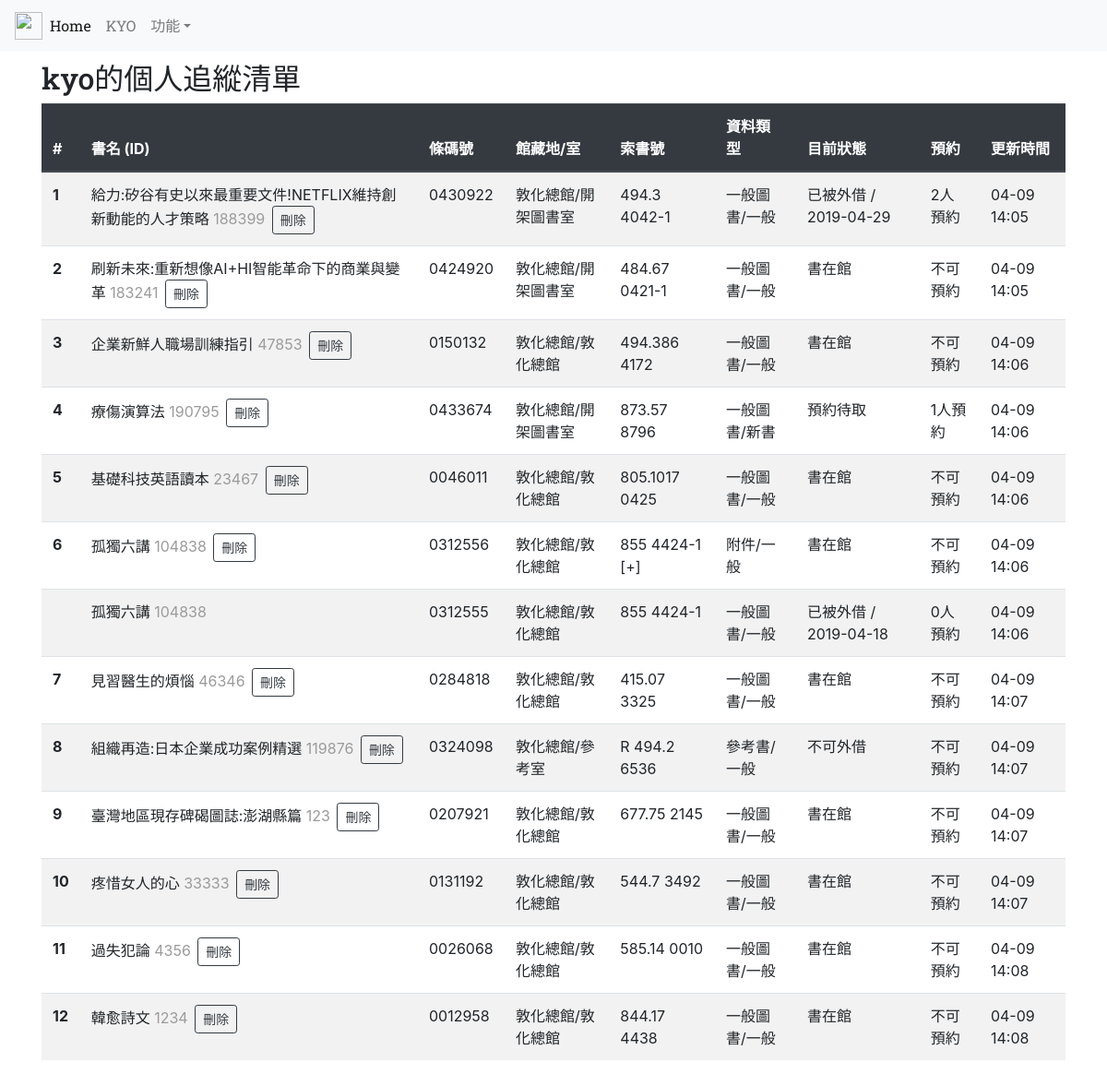
The page / (signed in) on the database its author committed.
### app/models.py (models this page shows, shortened)
class User(UserMixin, db.Model):
    __tablename__='users'
    id = db.Column(db.Integer,primary_key=True )
    username=db.Column(db.String(64),unique=True ,index=True)
    password=db.Column(db.String(128))
    email=db.Column(db.String(64),unique=True)
    join_time=db.Column(db.DateTime, default=datetime.utcnow)
    confirmed=db.Column(db.Boolean, default=False)
    books = db.relationship('Book', backref='this_user', lazy='dynamic')

class Book(UserMixin, db.Model):
    __tablename__='books'
    id = db.Column(db.Integer,primary_key=True, index=True)
    book_name= db.Column(db.String(128))
    book_id= db.Column(db.String(32))
    copy= db.Column(db.String(32))
    barcode_id= db.Column(db.String(32))
    location= db.Column(db.String(64))
    call_number= db.Column(db.String(32))
    data_type= db.Column(db.String(64))
    status= db.Column(db.String(64))
    reservation= db.Column(db.String(64))
    update_time = db.Column(db.DateTime, default=datetime.utcnow)
    user_id = db.Column(db.Integer, db.ForeignKey('users.id'))

### app/main/views.py (the view, shortened to what this page needs)
@main.route('/', methods=['GET','POST'])
def index():
    if current_user.is_authenticated:
        delta=timedelta(hours=8) # 用於模版調整UTC+8
        form=DeleteBookForm()
        books=Book.query.filter_by(this_user=current_user).all()
        if len(books) == 0:
            return render_template('index.html',books=books)
        item=0
        numbers=[]
        for book in books:
            if book.copy=='1':
                item=item+1
            numbers.append(item)
        numbered_books=tuple(zip(numbers,books))
        return render_template('index.html',books=numbered_books, form=form, delta=delta)
    flash(u'請登入以使用本服務','warning')
    return render_template('index.html')

### app/main/forms.py
class DeleteBookForm(FlaskForm):
    book_id=StringField()
    submit=SubmitField()

### app/models.py (called while the page is built)
@mylogin.user_loader
def load_user(user_id):
    return User.query.get(int(user_id))

### app/templates/index.html (shortened to what this page needs)
{% extends 'base.html' %}
{% block page_content %}
{% if current_user.is_authenticated %}
<div><h2 style="font-family: 'Roboto Slab', serif;">{{current_user.username}}的個人追縱清單</h1></div>
{% else %}
<div style="padding-top:5pt"><h1>請登入以使用本服務</h1></div>
{% endif %}
{% if current_user.is_authenticated %}
<table class="table table-striped">
  <thead class="thead-dark">
    <tr>
      <th scope="col">#</th>
      <th scope="col">書名 (ID)</th>
      <th scope="col">條碼號</th>
      <th scope="col">館藏地/室</th>
      <th scope="col">索書號</th>
      <th scope="col">資料類型</th>
      <th scope="col">目前狀態</th>
      <th scope="col">預約</th>
      <th scope="col">更新時間</th>
    </tr>
  </thead>
  <tbody>
  {% for book in books %}
    <tr>
      {% if book[1].copy=='1' %}
      <th scope="row">{{ book[0] }}</th>
      {% else %}
      <th scope="row"> </th>
      {% endif %}
      <td>{{ book[1].book_name }} <span style="color: rgb(155, 155, 155);padding-right:3px">{{ book[1].book_id }}</span>
        {% if book[1].copy=='1' %}
        <form action="" method="post" style='display:inline;'>
            <input id="submit" name="submit" type="submit" value="刪除" class="btn btn-outline-dark btn-sm"
            onclick="javascript:return del()">
        </form>
        {% endif %}
      </td>
      <td>{{ book[1].barcode_id }}</td>
      <td>{{ book[1].location }}</td>
      <td>{{ book[1].call_number }}</td>
      <td>{{ book[1].data_type }}</td>
      <td>{{ book[1].status }}</td>
      <td>{{ book[1].reservation }}</td>
      <td>{{ (book[1].update_time + delta).strftime("%m-%d %H:%M") }}</td>
    </tr>
  {% endfor %}
  </tbody>
</table>
<br>
{% endif %}
{% endblock %}

### app/templates/base.html (shortened to what this page needs)
<!DOCTYPE html>
<html lang="en">
<head>
    <link rel="stylesheet" href="https://stackpath.bootstrapcdn.com/bootstrap/4.3.1/css/bootstrap.min.css">
</head>
<body>
    {% block navbar %}
    <nav class="navbar navbar-expand-lg navbar-light bg-light">
        <img src="{{ url_for('static', filename='seed.png') }}" width="30" height="30" class="d-inline-block align-top" alt="">
        <div class="collapse navbar-collapse" id="navbarNav">
            <ul class="navbar-nav">
            <li class="nav-item active">
                <a class="nav-link" href="{{ url_for('main.index') }}" ><span style="font-family: 'Roboto Slab', serif;">Home</span> <span class="sr-only">(current)</span></a>
            </li>
            {% if current_user.is_authenticated %}
            <li class="nav-item">
                <a class="nav-link" href="{{ url_for('main.user',name=current_user.username) }} "><span style="font-family: 'Roboto Slab', serif;"> {{current_user.username|upper}}</span></a>
            </li>
            {% else %}
            <li class="nav-item">
                <a class="nav-link" href="{{ url_for('auth.register') }}">註冊</a>
            </li>
            {% endif %}
            {% if current_user.is_authenticated %}
            <li class="nav-item dropdown">
                <a class="nav-link dropdown-toggle" href="#" id="navbarDropdown" role="button" data-toggle="dropdown" aria-haspopup="true" aria-expanded="false">功能</a>
            </li>
            {% else %}
                <a class="nav-link" href="{{ url_for('auth.login') }}">登入</a>
            {% endif %}
            </ul>
        </div>
    </nav>
    {% endblock %}
    {% block content %}
    <div class="container" style="margin-top:10px">
        {% block page_content %}{% endblock %}
    </div>
    {% endblock %}
</body>
</html>

### rows shown on the page
User: username "KYO", username "kyo"
Book: book "1", book_name "給力:矽谷有史以來最重要文件!NETFLIX維持創新動能的人才策略", book "188399", barcode "0430922", location "敦化總館/開架圖書室", call_number "494.3 4042-1", data_type "一般圖書/一般", status "已被外借 / 2019-04-29", reservation "2人預約", update_time "04-09 14:05"
Book: book "2", book_name "刷新未來:重新想像AI+HI智能革命下的商業與變革", book "183241", barcode "0424920", location "敦化總館/開架圖書室", call_number "484.67 0421-1", data_type "一般圖書/一般", status "書在館", reservation "不可預約", update_time "04-09 14:05"
Book: book "3", book_name "企業新鮮人職場訓練指引", book "47853", barcode "0150132", location "敦化總館/敦化總館", call_number "494.386 4172", data_type "一般圖書/一般", status "書在館", reservation "不可預約", update_time "04-09 14:06"
Book: book "4", book_name "療傷演算法", book "190795", barcode "0433674", location "敦化總館/開架圖書室", call_number "873.57 8796", data_type "一般圖書/新書", status "預約待取", reservation "1人預約", update_time "04-09 14:06"
Book: book "5", book_name "基礎科技英語讀本", book "23467", barcode "0046011", location "敦化總館/敦化總館", call_number "805.1017 0425", data_type "一般圖書/一般", status "書在館", reservation "不可預約", update_time "04-09 14:06"
Book: book "6", book_name "孤獨六講", book "104838", barcode "0312556", location "敦化總館/敦化總館", call_number "855 4424-1 [+]", data_type "附件/一般", status "書在館", reservation "不可預約", update_time "04-09 14:06"
Book: book_name "孤獨六講", book "104838", barcode "0312555", location "敦化總館/敦化總館", call_number "855 4424-1", data_type "一般圖書/一般", status "已被外借 / 2019-04-18", reservation "0人預約", update_time "04-09 14:06"
Book: book "7", book_name "見習醫生的煩惱", book "46346", barcode "0284818", location "敦化總館/敦化總館", call_number "415.07 3325", data_type "一般圖書/一般", status "書在館", reservation "不可預約", update_time "04-09 14:07"
Book: book "8", book_name "組織再造:日本企業成功案例精選", book "119876", barcode "0324098", location "敦化總館/參考室", call_number "R 494.2 6536", data_type "參考書/一般", status "不可外借", reservation "不可預約", update_time "04-09 14:07"
Book: book "9", book_name "臺灣地區現存碑碣圖誌:澎湖縣篇", book "123", barcode "0207921", location "敦化總館/敦化總館", call_number "677.75 2145", data_type "一般圖書/一般", status "書在館", reservation "不可預約", update_time "04-09 14:07"
Book: book "10", book_name "疼惜女人的心", book "33333", barcode "0131192", location "敦化總館/敦化總館", call_number "544.7 3492", data_type "一般圖書/一般", status "書在館", reservation "不可預約", update_time "04-09 14:07"
Book: book "11", book_name "過失犯論", book "4356", barcode "0026068", location "敦化總館/敦化總館", call_number "585.14 0010", data_type "一般圖書/一般", status "書在館", reservation "不可預約", update_time "04-09 14:08"
Book: book "12", book_name "韓愈詩文", book "1234", barcode "0012958", location "敦化總館/敦化總館", call_number "844.17 4438", data_type "一般圖書/一般", status "書在館", reservation "不可預約", update_time "04-09 14:08"
